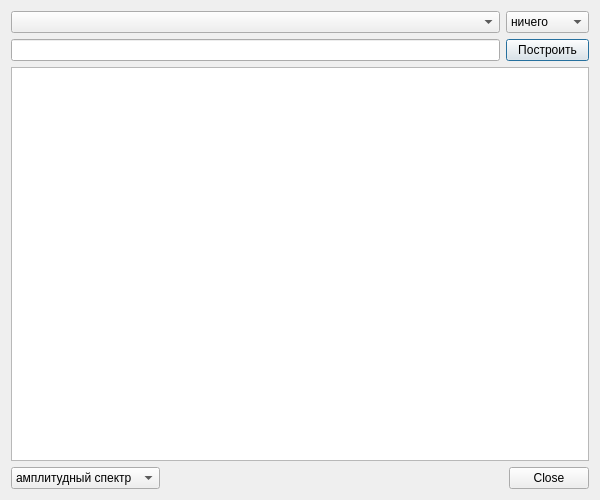
<?xml version="1.0" encoding="UTF-8"?>
<ui version="4.0">
 <class>Dialog</class>
 <widget class="QDialog" name="Dialog">
  <property name="geometry">
   <rect>
    <x>0</x>
    <y>0</y>
    <width>600</width>
    <height>500</height>
   </rect>
  </property>
  <property name="windowTitle">
   <string>Dialog</string>
  </property>
  <layout class="QVBoxLayout" name="verticalLayout">
   <item>
    <layout class="QGridLayout" name="grid">
     <item row="0" column="0">
      <widget class="QComboBox" name="channel_select"/>
     </item>
     <item row="0" column="1">
      <widget class="QComboBox" name="handling_0">
       <item>
        <property name="text">
         <string>ничего</string>
        </property>
       </item>
       <item>
        <property name="text">
         <string>обнулить</string>
        </property>
       </item>
       <item>
        <property name="text">
         <string>уравнять</string>
        </property>
       </item>
      </widget>
     </item>
     <item row="1" column="1">
      <widget class="QPushButton" name="button_build">
       <property name="text">
        <string>Построить</string>
       </property>
      </widget>
     </item>
     <item row="1" column="0">
      <widget class="QLineEdit" name="smooth"/>
     </item>
    </layout>
   </item>
   <item>
    <widget class="GraphicsLayoutWidget" name="specGraph"/>
   </item>
   <item>
    <layout class="QHBoxLayout" name="footer">
     <item>
      <widget class="QComboBox" name="type">
       <item>
        <property name="text">
         <string>амплитудный спектр</string>
        </property>
       </item>
       <item>
        <property name="text">
         <string>оценка СПМ</string>
        </property>
       </item>
      </widget>
     </item>
     <item>
      <widget class="QDialogButtonBox" name="buttonBox">
       <property name="orientation">
        <enum>Qt::Horizontal</enum>
       </property>
       <property name="standardButtons">
        <set>QDialogButtonBox::Close</set>
       </property>
       <property name="centerButtons">
        <bool>false</bool>
       </property>
      </widget>
     </item>
    </layout>
   </item>
  </layout>
 </widget>
 <customwidgets>
  <customwidget>
   <class>GraphicsLayoutWidget</class>
   <extends>QGraphicsView</extends>
   <header>pyqtgraph</header>
  </customwidget>
 </customwidgets>
 <resources/>
 <connections>
  <connection>
   <sender>buttonBox</sender>
   <signal>accepted()</signal>
   <receiver>Dialog</receiver>
   <slot>accept()</slot>
   <hints>
    <hint type="sourcelabel">
     <x>248</x>
     <y>254</y>
    </hint>
    <hint type="destinationlabel">
     <x>157</x>
     <y>274</y>
    </hint>
   </hints>
  </connection>
  <connection>
   <sender>buttonBox</sender>
   <signal>rejected()</signal>
   <receiver>Dialog</receiver>
   <slot>reject()</slot>
   <hints>
    <hint type="sourcelabel">
     <x>316</x>
     <y>260</y>
    </hint>
    <hint type="destinationlabel">
     <x>286</x>
     <y>274</y>
    </hint>
   </hints>
  </connection>
 </connections>
</ui>
